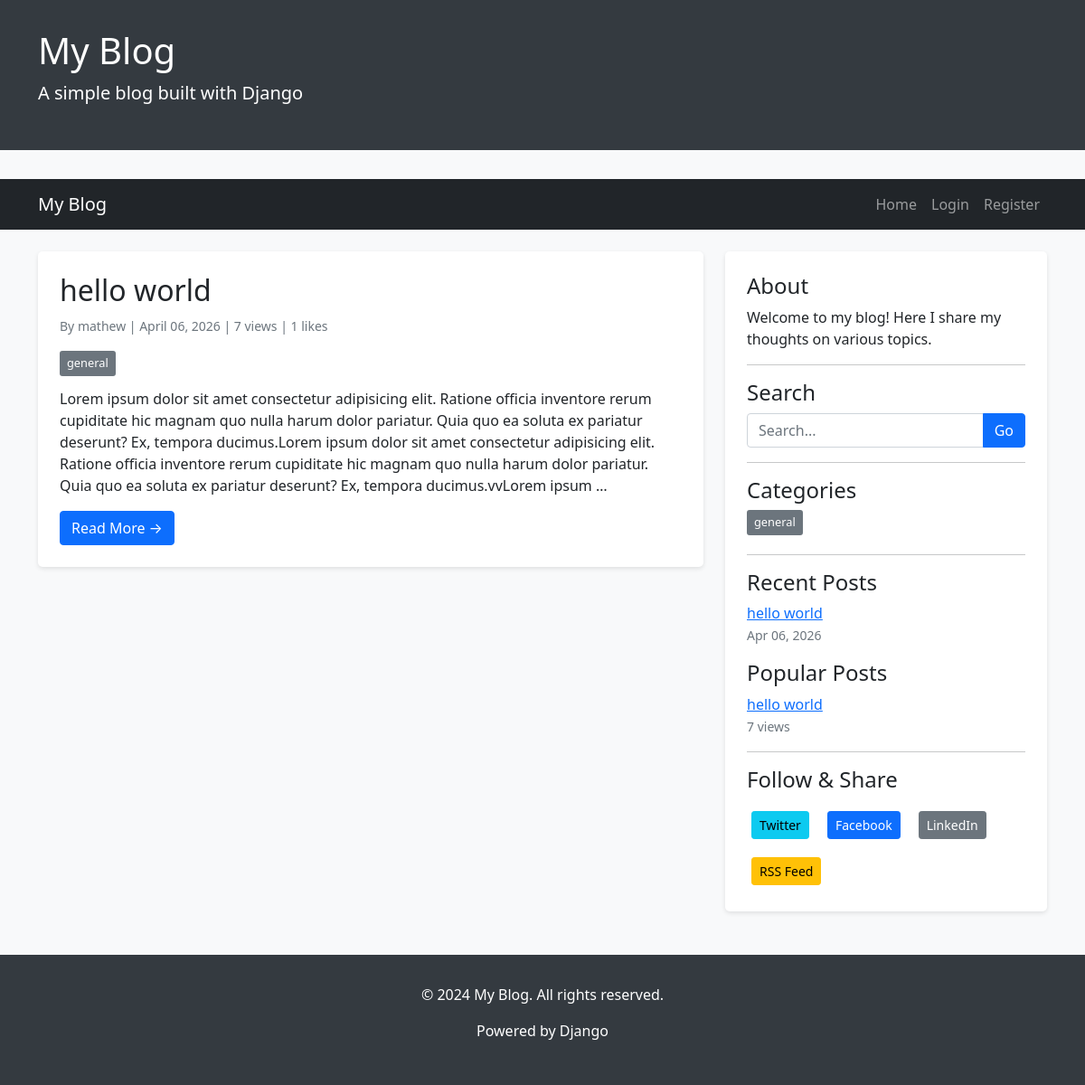
Before: / with the older database file.
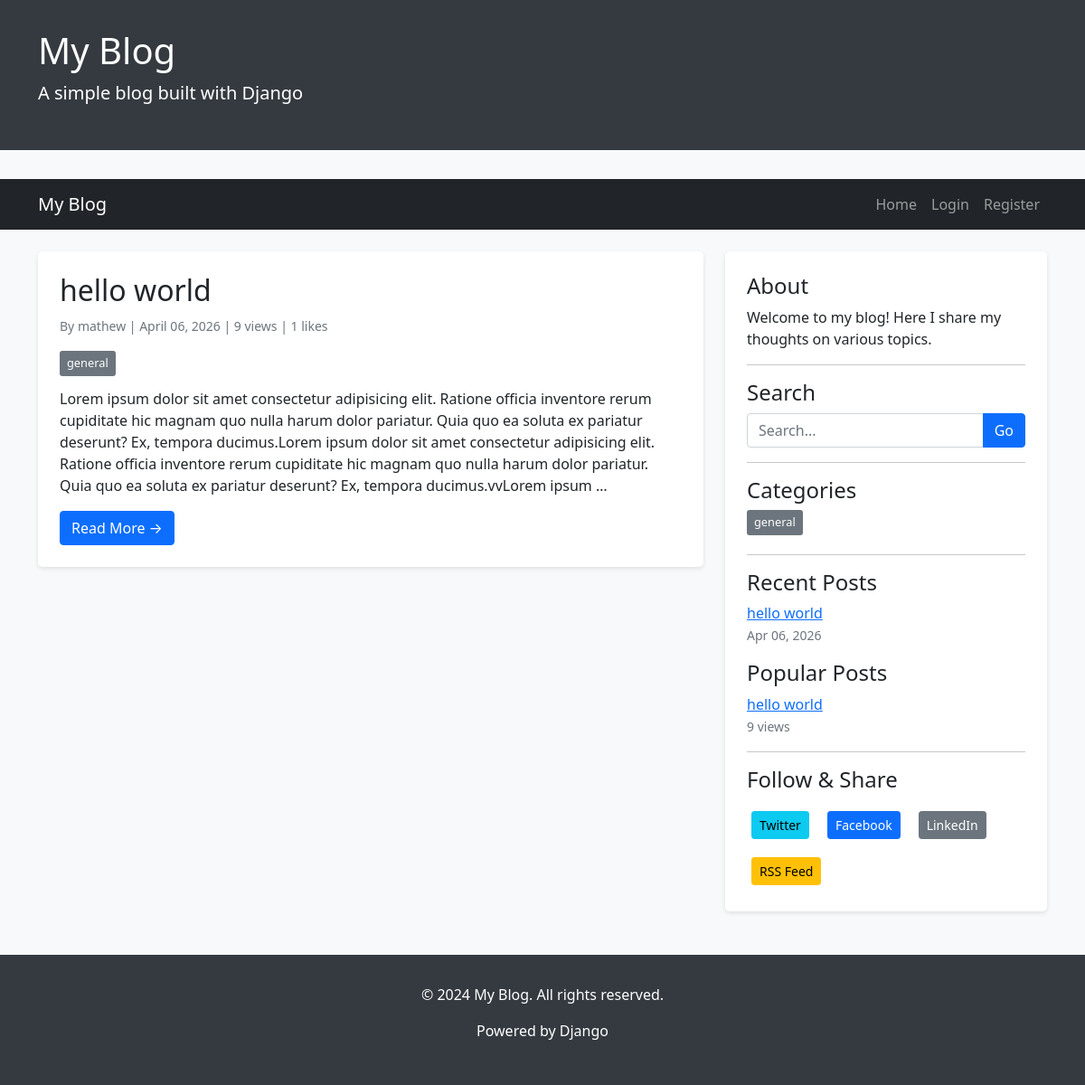
After: the same page with the newer database file.
### blog/models.py (models this page shows, shortened)
class Post(models.Model):
    STATUS_CHOICES = (
        ('draft', 'Draft'),
        ('published', 'Published'),
    )
    title = models.CharField(max_length=200)
    slug = models.SlugField(unique=True, max_length=200, blank=True)
    author = models.ForeignKey(User, on_delete=models.CASCADE, related_name='blog_posts')
    content = MarkdownxField()  # Markdown support
    featured_image = models.ImageField(upload_to='blog_images/', blank=True, null=True)
    category = models.ForeignKey(Category, on_delete=models.SET_NULL, null=True, related_name='posts')
    tags = models.CharField(max_length=200, blank=True, help_text="Separate tags with commas")
    status = models.CharField(max_length=10, choices=STATUS_CHOICES, default='draft')
    created_at = models.DateTimeField(auto_now_add=True)
    updated_at = models.DateTimeField(auto_now=True)
    published_at = models.DateTimeField(default=timezone.now)
    likes = models.ManyToManyField(User, related_name='liked_posts', blank=True)
    views = models.PositiveIntegerField(default=0)
    class Meta:
        ordering = ['-published_at']
    def get_absolute_url(self):
        return reverse('post_detail', args=[self.slug])
    def total_likes(self):
        return self.likes.count()

class Category(models.Model):
    name = models.CharField(max_length=100, unique=True)
    slug = models.SlugField(unique=True, blank=True)
    description = models.TextField(blank=True)
    created_at = models.DateTimeField(auto_now_add=True)
    class Meta:
        verbose_name_plural = "Categories"

### blog/views.py (the view)
# urls.py: path('', views.home, name='home'),
def home(request):
    posts = Post.objects.filter(status='published').order_by('-published_at')
    paginator = Paginator(posts, 5)
    page = request.GET.get('page', 1)
    try:
        posts = paginator.page(page)
    except PageNotAnInteger:
        posts = paginator.page(1)
    except EmptyPage:
        posts = paginator.page(paginator.num_pages)
    categories = Category.objects.annotate(post_count=Count('posts')).filter(post_count__gt=0)
    recent_posts = Post.objects.filter(status='published').order_by('-published_at')[:5]
    popular_posts = Post.objects.filter(status='published').order_by('-views')[:5]
    context = {
        'posts': posts,
        'title': 'Home',
        'categories': categories,
        'recent_posts': recent_posts,
        'popular_posts': popular_posts,
    }
    return render(request, 'blog/home.html', context)

### blog/templates/blog/home.html (shortened to what this page needs)
{% extends 'blog/base.html' %}
{% block content %}
    {% for post in posts %}
        <article class="blog-post">
            <h2>
                <a href="{{ post.get_absolute_url }}" class="text-dark text-decoration-none">
                    {{ post.title }}
                </a>
            </h2>
            <div class="text-muted mb-3">
                <small>
                    By {{ post.author.username }} |
                    {{ post.published_at|date:"F d, Y" }} |
                     {{ post.views }} views |
                     {{ post.total_likes }} likes
                </small>
            </div>
            {% if post.category %}
                <div class="mb-2">
                    <a href="{% url 'category_posts' post.category.slug %}" class="category-badge">
                        {{ post.category.name }}
                    </a>
                </div>
            {% endif %}
            <div class="post-summary">
                <p>{{ post.content|truncatewords:60|safe }}</p>
            </div>
            <a href="{{ post.get_absolute_url }}" class="btn btn-primary">Read More →</a>
        </article>
    {% endfor %}
{% endblock %}

### blog/templates/blog/base.html (shortened to what the changed rows need)
<!DOCTYPE html>
<html lang="en">
<head>
    <link rel="stylesheet" href="https://cdnjs.cloudflare.com/ajax/libs/font-awesome/6.0.0/css/all.min.css">
    <link href="https://cdn.jsdelivr.net/npm/bootstrap@5.1.3/dist/css/bootstrap.min.css" rel="stylesheet">
</head>
<body>
    <div class="blog-header">
        <div class="container">
            <h1><a href="{% url 'home' %}" class="text-white text-decoration-none">My Blog</a></h1>
        </div>
    </div>
    <div class="container mt-4">
        <div class="row">
            <div class="col-md-8">
                {% block content %}
                {% endblock %}
            </div>
            <div class="col-md-4">
                <div class="sidebar">
                    {% if recent_posts %}
                        <ul class="list-unstyled">
                            {% for recent_post in recent_posts %}
                                <li class="mb-2">
                                    <a href="{{ recent_post.get_absolute_url }}">{{ recent_post.title|truncatechars:40 }}</a>
                                    <br>
                                    <small class="text-muted">{{ recent_post.published_at|date:"M d, Y" }}</small>
                                </li>
                            {% endfor %}
                        </ul>
                    {% else %}
                        <p class="text-muted">No posts yet.</p>
                    {% endif %}
                    {% if popular_posts %}
                        <ul class="list-unstyled">
                            {% for popular_post in popular_posts %}
                                <li class="mb-2">
                                    <a href="{{ popular_post.get_absolute_url }}">{{ popular_post.title|truncatechars:40 }}</a>
                                    <br>
                                    <small class="text-muted">{{ popular_post.views }} views</small>
                                </li>
                            {% endfor %}
                        </ul>
                    {% else %}
                        <p class="text-muted">No popular posts yet.</p>
                    {% endif %}
                </div>
            </div>
        </div>
    </div>
</body>
</html>

Changed rows visible on the page:
changed Post "hello world": views "7" → "9"
